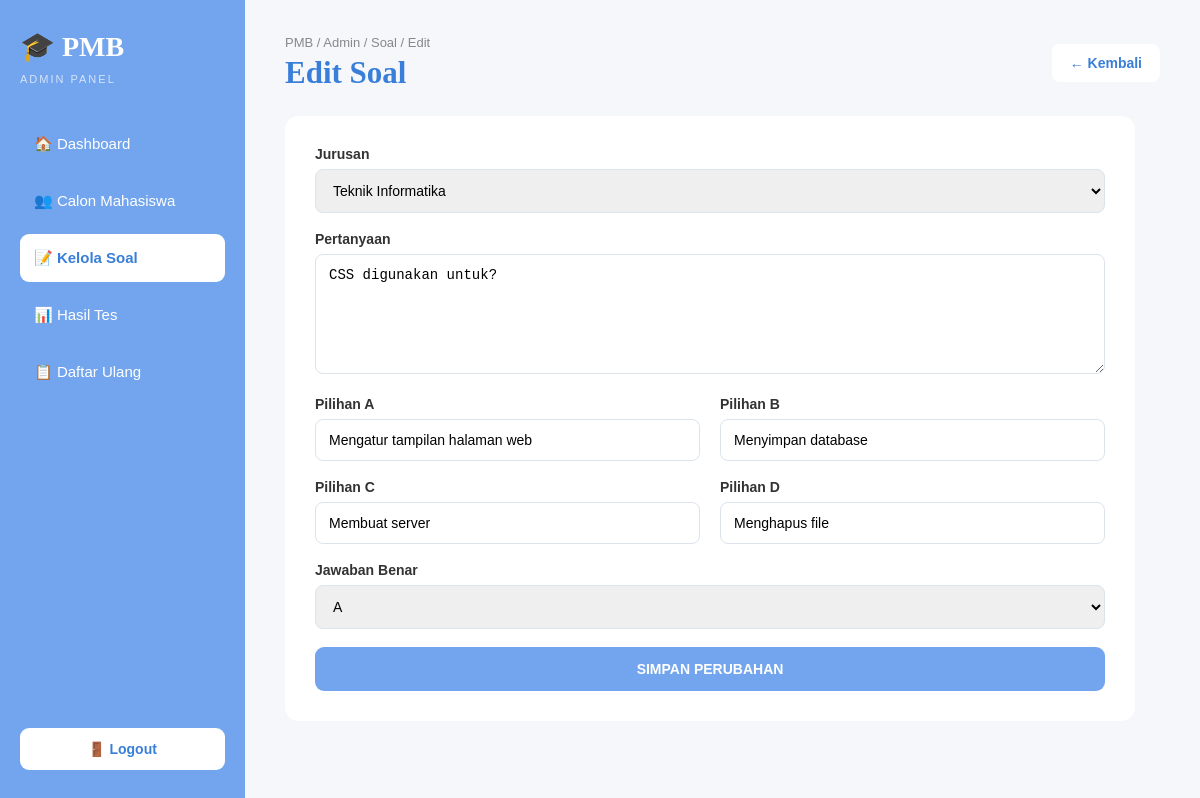
The app's page /admin/edit_soal.php?id=4 (signed in) with its own data.
### tables this page shows
CREATE TABLE `soal` (
  `id` int(11) NOT NULL,
  `jurusan` varchar(100) NOT NULL,
  `pertanyaan` text NOT NULL,
  `pilihan_a` text NOT NULL,
  `pilihan_b` text NOT NULL,
  `pilihan_c` text NOT NULL,
  `pilihan_d` text NOT NULL,
  `jawaban_benar` char(1) NOT NULL
);

### admin/edit_soal.php (the view, shortened to what this page needs)
<?php
require_once "../config/koneksi.php";
$id = isset($_GET['id'])
    ? (int) $_GET['id']
    : 0;
$query = mysqli_prepare(
    $conn,
    "SELECT *
     FROM soal
     WHERE id = ?
     LIMIT 1"
);
mysqli_stmt_bind_param(
    $query,
    "i",
    $id
);
mysqli_stmt_execute($query);
$hasil = mysqli_stmt_get_result($query);
$soal = mysqli_fetch_assoc($hasil);
?>
<!DOCTYPE html>
<html lang="id">
<head>
    <link
        rel="stylesheet"
        href="../css/admin_form_soal.css"
    >
</head>
<body>
<div class="page">
    <aside class="sidebar">
        <div class="logo">
            🎓 <strong>PMB</strong>
        </div>
        <p class="admin-label">
            ADMIN PANEL
        </p>
        <nav>
            <a href="dashboard.php">
                🏠 Dashboard
            </a>
            <a href="calon_maba.php">
                👥 Calon Mahasiswa
            </a>
            <a
                href="soal.php"
                class="active"
            >
                📝 Kelola Soal
            </a>
            <a href="hasil_tes.php">
                📊 Hasil Tes
            </a>
            <a href="daftar_ulang.php">
                📋 Daftar Ulang
            </a>
        </nav>
        <a
            href="logout.php"
            class="logout"
        >
            🚪 Logout
        </a>
    </aside>
    <main class="content">
        <div class="header">
            <div>
                <p>
                    PMB / Admin / Soal / Edit
                </p>
                <h1>
                    Edit Soal
                </h1>
            </div>
            <a
                href="soal.php"
                class="back"
            >
                ← Kembali
            </a>
        </div>
        <div class="form-card">
            <form method="POST">
                <div class="form-group">
                    <label>
                        Jurusan
                    </label>
                    <select
                        name="jurusan"
                        required
                    >
                        <option
                            value="Teknik Informatika"
                            <?= $soal['jurusan']
                                == 'Teknik Informatika'
                                ? 'selected'
                                : ''; ?>
                        >
                            Teknik Informatika
                        </option>
                    </select>
                </div>
                <div class="form-group">
                    <label>
                        Pertanyaan
                    </label>
                    <textarea
                        name="pertanyaan"
                        required
                    ><?= htmlspecialchars(
                        $soal['pertanyaan']
                    ); ?></textarea>
                </div>
                <div class="form-row">
                    <div class="form-group">
                        <label>
                            Pilihan A
                        </label>
                        <input
                            type="text"
                            name="pilihan_a"
                            value="<?= htmlspecialchars(
                                $soal['pilihan_a']
                            ); ?>"
                            required
                        >
                    </div>
                    <div class="form-group">
                        <label>
                            Pilihan B
                        </label>
                        <input
                            type="text"
                            name="pilihan_b"
                            value="<?= htmlspecialchars(
                                $soal['pilihan_b']
                            ); ?>"
                            required
                        >
                    </div>
                </div>
                <div class="form-row">
                    <div class="form-group">
                        <label>
                            Pilihan C
                        </label>
                        <input
                            type="text"
                            name="pilihan_c"
                            value="<?= htmlspecialchars(
                                $soal['pilihan_c']
                            ); ?>"
                            required
                        >
                    </div>
                    <div class="form-group">
                        <label>
                            Pilihan D
                        </label>
                        <input
                            type="text"
                            name="pilihan_d"
                            value="<?= htmlspecialchars(
                                $soal['pilihan_d']
                            ); ?>"
                            required
                        >
                    </div>
                </div>
                <div class="form-group">
                    <label>
                        Jawaban Benar
                    </label>
                    <select
                        name="jawaban_benar"
                        required
                    >
                        <?php
                        foreach (
                            ['A','B','C','D']
                            as $opsi
                        ):
                        ?>
                            <option
                                value="<?= $opsi; ?>"
                                <?= $soal['jawaban_benar']
                                    == $opsi
                                    ? 'selected'
                                    : ''; ?>
                            >
                                <?= $opsi; ?>
                            </option>
                        <?php endforeach; ?>
                    </select>
                </div>
                <button
                    type="submit"
                    name="simpan"
                >
                    SIMPAN PERUBAHAN
                </button>
            </form>
        </div>
    </main>
</div>
</body>
</html>

### css/admin_form_soal.css (style rules this page uses)
* { margin: 0; padding: 0; box-sizing: border-box; }
body { font-family: Arial, sans-serif; background: #f5f7fb; color: #333; }
a { text-decoration: none; }
.sidebar { width: 245px; height: 100vh; position: fixed; left: 0; top: 0; background: #72a5ed; padding: 30px 20px; display: flex; flex-direction: column; }
.logo { color: white; font-family: Georgia, serif; font-size: 25px; margin-bottom: 10px; }
.admin-label { color: rgba(255,255,255,.7); font-size: 9px; letter-spacing: 2px; margin-bottom: 35px; }
.sidebar nav { display: flex; flex-direction: column; gap: 9px; }
.sidebar nav a { color: white; padding: 14px; border-radius: 9px; font-size: 13px; }
.sidebar nav a.active { background: white; color: #397fd9; font-weight: bold; }
.logout { margin-top: auto; background: white; color: #397fd9; padding: 13px; border-radius: 9px; text-align: center; font-size: 13px; font-weight: bold; }
.content { margin-left: 245px; padding: 35px 40px 60px; }
.header { display: flex; align-items: center; justify-content: space-between; margin-bottom: 25px; }
.header p { color: #888; font-size: 11px; margin-bottom: 5px; }
.header h1 { color: #397fd9; font-family: Georgia, serif; font-size: 28px; }
.back { background: white; color: #397fd9; padding: 11px 18px; border-radius: 8px; font-size: 12px; font-weight: bold; }
.form-card { max-width: 850px; background: white; padding: 30px; border-radius: 14px; }
.form-row { display: grid; grid-template-columns: repeat(2, 1fr); gap: 20px; }
.form-group { margin-bottom: 18px; }
.form-group label { display: block; font-size: 12px; font-weight: bold; margin-bottom: 7px; }
.form-group input, .form-group select, .form-group textarea { width: 100%; border: 1px solid #dce3ed; border-radius: 8px; padding: 12px 13px; outline: none; font-size: 12px; }
.form-group textarea { min-height: 120px; resize: vertical; }
button { width: 100%; padding: 14px; border: none; border-radius: 9px; background: #72a5ed; color: white; font-size: 13px; font-weight: bold; cursor: pointer; }
.sidebar .logo { font-size: 28px; }
.sidebar .admin-label { font-size: 11px; }
.sidebar nav a { font-size: 15px; padding: 15px 14px; }
.logout { font-size: 14px; }
.header p { font-size: 13px; }
.header h1 { font-size: 31px; }
input, select, textarea { font-size: 14px !important; }
.form-group label { font-size: 14px !important; }
button, .add-button, .back { font-size: 14px !important; }

### records on screen
soal: pertanyaan "CSS digunakan untuk?", pilihan_a "Mengatur tampilan halaman web", pilihan_b "Menyimpan database", pilihan_c "Membuat server", pilihan_d "Menghapus file", jawaban_benar "A"
